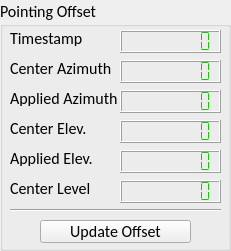
   <widget class="QGroupBox" name="groupBox_5">
    <property name="geometry">
     <rect>
      <x>490</x>
      <y>0</y>
      <width>231</width>
      <height>251</height>
     </rect>
    </property>
    <property name="font">
     <font>
      <family>Calibri</family>
      <pointsize>12</pointsize>
     </font>
    </property>
    <property name="title">
     <string>Pointing Offset</string>
    </property>
    <widget class="QLabel" name="label_28">
     <property name="geometry">
      <rect>
       <x>10</x>
       <y>30</y>
       <width>81</width>
       <height>16</height>
      </rect>
     </property>
     <property name="text">
      <string>Timestamp</string>
     </property>
    </widget>
    <widget class="QLCDNumber" name="lcd_sttnOffsetTimestamp">
     <property name="geometry">
      <rect>
       <x>120</x>
       <y>30</y>
       <width>101</width>
       <height>23</height>
      </rect>
     </property>
     <property name="font">
      <font>
       <family>MS Shell Dlg 2</family>
       <pointsize>8</pointsize>
       <weight>9</weight>
       <italic>false</italic>
       <bold>false</bold>
      </font>
     </property>
     <property name="styleSheet">
      <string notr="true">QLCDNumber{
	font: 75 8pt &quot;MS Shell Dlg 2&quot;;
    color: rgb(20, 200, 2);    
    background-color: rgb2(0, 0, 0);
}</string>
     </property>
     <property name="numDigits">
      <number>8</number>
     </property>
     <property name="segmentStyle">
      <enum>QLCDNumber::Flat</enum>
     </property>
    </widget>
    <widget class="QLabel" name="label_29">
     <property name="geometry">
      <rect>
       <x>10</x>
       <y>60</y>
       <width>111</width>
       <height>16</height>
      </rect>
     </property>
     <property name="text">
      <string>Center Azimuth</string>
     </property>
    </widget>
    <widget class="QLabel" name="label_30">
     <property name="geometry">
      <rect>
       <x>10</x>
       <y>150</y>
       <width>101</width>
       <height>16</height>
      </rect>
     </property>
     <property name="text">
      <string>Applied Elev.</string>
     </property>
    </widget>
    <widget class="QLCDNumber" name="lcd_sttnCenterBearing">
     <property name="geometry">
      <rect>
       <x>120</x>
       <y>60</y>
       <width>101</width>
       <height>23</height>
      </rect>
     </property>
     <property name="font">
      <font>
       <family>MS Shell Dlg 2</family>
       <pointsize>8</pointsize>
       <weight>9</weight>
       <italic>false</italic>
       <bold>false</bold>
      </font>
     </property>
     <property name="styleSheet">
      <string notr="true">QLCDNumber{
	font: 75 8pt &quot;MS Shell Dlg 2&quot;;
    color: rgb(20, 200, 2);    
    background-color: rgb2(0, 0, 0);
}</string>
     </property>
     <property name="numDigits">
      <number>8</number>
     </property>
     <property name="segmentStyle">
      <enum>QLCDNumber::Flat</enum>
     </property>
    </widget>
    <widget class="QLCDNumber" name="lcd_sttnAppliedElevation">
     <property name="geometry">
      <rect>
       <x>120</x>
       <y>150</y>
       <width>101</width>
       <height>23</height>
      </rect>
     </property>
     <property name="font">
      <font>
       <family>MS Shell Dlg 2</family>
       <pointsize>8</pointsize>
       <weight>9</weight>
       <italic>false</italic>
       <bold>false</bold>
      </font>
     </property>
     <property name="styleSheet">
      <string notr="true">QLCDNumber{
	font: 75 8pt &quot;MS Shell Dlg 2&quot;;
    color: rgb(20, 200, 2);    
    background-color: rgb2(0, 0, 0);
}</string>
     </property>
     <property name="digitCount">
      <number>8</number>
     </property>
     <property name="segmentStyle">
      <enum>QLCDNumber::Flat</enum>
     </property>
    </widget>
    <widget class="QLabel" name="label_32">
     <property name="geometry">
      <rect>
       <x>10</x>
       <y>90</y>
       <width>111</width>
       <height>16</height>
      </rect>
     </property>
     <property name="text">
      <string>Applied Azimuth</string>
     </property>
    </widget>
    <widget class="QLCDNumber" name="lcd_sttnAppliedBearing">
     <property name="geometry">
      <rect>
       <x>120</x>
       <y>90</y>
       <width>101</width>
       <height>23</height>
      </rect>
     </property>
     <property name="font">
      <font>
       <family>MS Shell Dlg 2</family>
       <pointsize>8</pointsize>
       <weight>9</weight>
       <italic>false</italic>
       <bold>false</bold>
      </font>
     </property>
     <property name="styleSheet">
      <string notr="true">QLCDNumber{
	font: 75 8pt &quot;MS Shell Dlg 2&quot;;
    color: rgb(20, 200, 2);    
    background-color: rgb2(0, 0, 0);
}</string>
     </property>
     <property name="numDigits">
      <number>8</number>
     </property>
     <property name="segmentStyle">
      <enum>QLCDNumber::Flat</enum>
     </property>
    </widget>
    <widget class="QLCDNumber" name="lcd_sttnCenterElevation">
     <property name="geometry">
      <rect>
       <x>120</x>
       <y>120</y>
       <width>101</width>
       <height>23</height>
      </rect>
     </property>
     <property name="font">
      <font>
       <family>MS Shell Dlg 2</family>
       <pointsize>8</pointsize>
       <weight>9</weight>
       <italic>false</italic>
       <bold>false</bold>
      </font>
     </property>
     <property name="styleSheet">
      <string notr="true">QLCDNumber{
	font: 75 8pt &quot;MS Shell Dlg 2&quot;;
    color: rgb(20, 200, 2);    
    background-color: rgb2(0, 0, 0);
}</string>
     </property>
     <property name="digitCount">
      <number>8</number>
     </property>
     <property name="segmentStyle">
      <enum>QLCDNumber::Flat</enum>
     </property>
    </widget>
    <widget class="QLabel" name="label_33">
     <property name="geometry">
      <rect>
       <x>10</x>
       <y>120</y>
       <width>101</width>
       <height>16</height>
      </rect>
     </property>
     <property name="text">
      <string>Center Elev.</string>
     </property>
    </widget>
    <widget class="Line" name="line_3">
     <property name="geometry">
      <rect>
       <x>10</x>
       <y>200</y>
       <width>211</width>
       <height>20</height>
      </rect>
     </property>
     <property name="orientation">
      <enum>Qt::Horizontal</enum>
     </property>
    </widget>
    <widget class="QPushButton" name="btn_sttnUpdatePointing">
     <property name="geometry">
      <rect>
       <x>40</x>
       <y>220</y>
       <width>151</width>
       <height>23</height>
      </rect>
     </property>
     <property name="text">
      <string>Update Offset</string>
     </property>
    </widget>
    <widget class="QLCDNumber" name="lcd_sttnCenterLevel">
     <property name="geometry">
      <rect>
       <x>120</x>
       <y>180</y>
       <width>101</width>
       <height>23</height>
      </rect>
     </property>
     <property name="font">
      <font>
       <family>MS Shell Dlg 2</family>
       <pointsize>8</pointsize>
       <weight>9</weight>
       <italic>false</italic>
       <bold>false</bold>
      </font>
     </property>
     <property name="styleSheet">
      <string notr="true">QLCDNumber{
	font: 75 8pt &quot;MS Shell Dlg 2&quot;;
    color: rgb(20, 200, 2);    
    background-color: rgb2(0, 0, 0);
}</string>
     </property>
     <property name="digitCount">
      <number>8</number>
     </property>
     <property name="segmentStyle">
      <enum>QLCDNumber::Flat</enum>
     </property>
    </widget>
    <widget class="QLabel" name="label_34">
     <property name="geometry">
      <rect>
       <x>10</x>
       <y>180</y>
       <width>101</width>
       <height>16</height>
      </rect>
     </property>
     <property name="text">
      <string>Center Level</string>
     </property>
    </widget>
   </widget>
